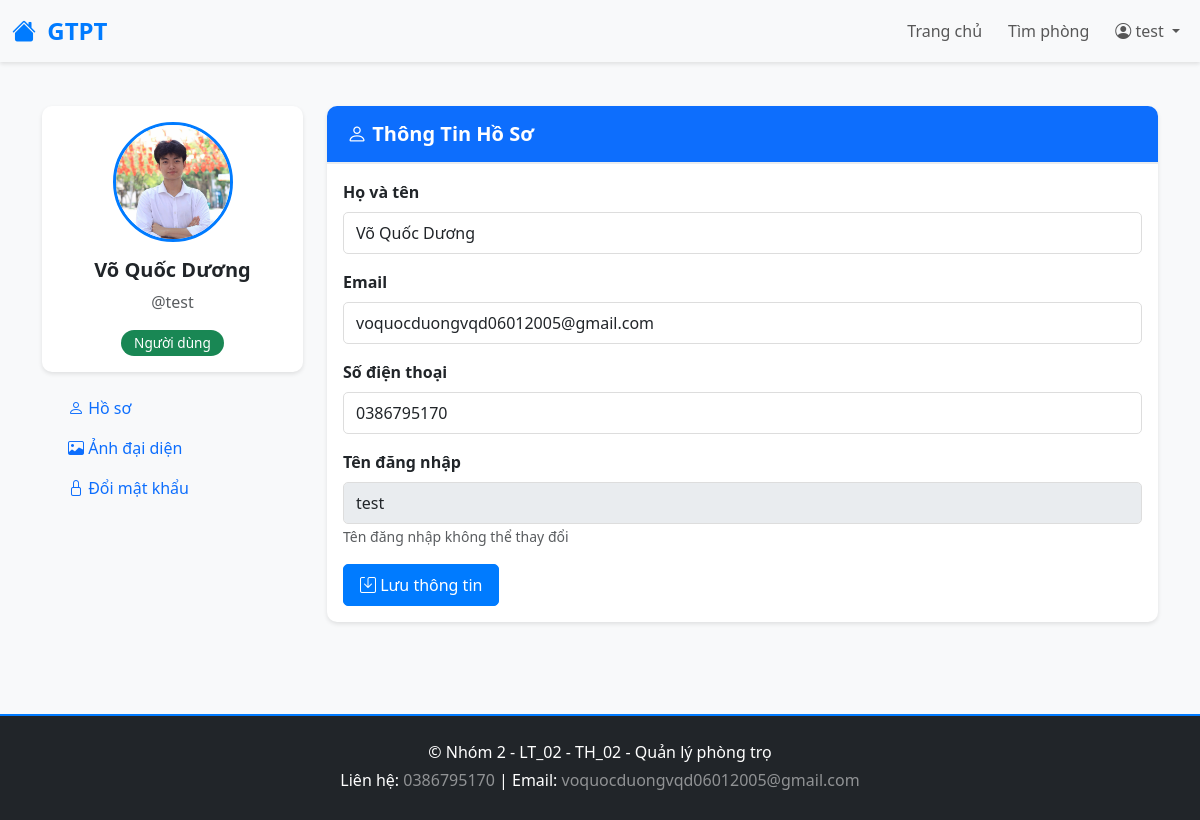
The page /user/profile.php (signed in) on the database its author committed.
### tables this page shows
CREATE TABLE `users` (
  `ID` int(10) NOT NULL,
  `Name` varchar(255) NOT NULL,
  `Username` varchar(255) NOT NULL,
  `Email` varchar(255) NOT NULL,
  `Password` varchar(255) NOT NULL,
  `Role` int(11) NOT NULL,
  `Phone` varchar(255) NOT NULL,
  `Avatar` varchar(255) NOT NULL
);

### user/profile.php (the view, shortened to what this page needs)
<?php
include '../config/connect.php';
$user_id = $_SESSION['user_id'];
try {
    $sql = "SELECT * FROM users WHERE id = ?";
    $stmt = $conn->prepare($sql);
    $stmt->execute([$user_id]);
    $user = $stmt->fetch();
} catch (PDOException $e) {
    die("Lỗi: " . $e->getMessage());
}
?>
<?php include '../includes/header.php'; ?>
<div class="container py-4">
    <div class="row">
        <div class="col-md-3">
            <div class="card shadow-sm" style="border-radius: 10px; overflow: hidden;">
                <div class="card-body text-center">
                    <div class="mb-3">
                        <?php if (!empty($user['Avatar']) && file_exists('../' . $user['Avatar'])): ?>
                            <img
                                src="<?php echo('../' . $user['Avatar']); ?>"
                                alt="Avatar"
                                class="rounded-circle"
                                style="width: 120px; height: 120px; object-fit: cover; border: 3px solid #007bff;"
                            >
                        <?php else: ?>
                            <i class="bi bi-person-circle" style="font-size: 5rem; color: #007bff;"></i>
                        <?php endif; ?>
                    </div>
                    <h5 class="fw-bold"><?php echo htmlspecialchars($user['Name']); ?></h5>
                    <p class="text-muted">@<?php echo htmlspecialchars($user['Username']); ?></p>
                    <?php if ($user['Role'] == 1): ?>
                        <span class="badge bg-danger">Admin</span>
                    <?php else: ?>
                        <span class="badge bg-success">Người dùng</span>
                    <?php endif; ?>
                </div>
            </div>
            <nav class="nav flex-column mt-3">
                <a class="nav-link active" href="#profile" data-bs-toggle="tab">
                    <i class="bi bi-person"></i> Hồ sơ
                </a>
                <a class="nav-link" href="#avatar" data-bs-toggle="tab">
                    <i class="bi bi-image"></i> Ảnh đại diện
                </a>
                <a class="nav-link" href="#password" data-bs-toggle="tab">
                    <i class="bi bi-lock"></i> Đổi mật khẩu
                </a>
            </nav>
        </div>
        <div class="col-md-9">
            <div class="tab-content">
                <div class="tab-pane fade show active" id="profile">
                    <div class="card shadow-sm" style="border-radius: 10px;">
                        <div class="card-header bg-primary text-white" style="border-radius: 10px 10px 0 0;">
                            <h5 class="mb-0 fw-bold"><i class="bi bi-person"></i> Thông Tin Hồ Sơ</h5>
                        </div>
                        <div class="card-body">
                            <form method="POST">
                                <div class="mb-3">
                                    <label for="name" class="form-label fw-bold">Họ và tên</label>
                                    <input
                                        type="text"
                                        class="form-control"
                                        id="name"
                                        name="name"
                                        value="<?php echo htmlspecialchars($user['Name']); ?>"
                                        required
                                    >
                                </div>
                                <div class="mb-3">
                                    <label for="email" class="form-label fw-bold">Email</label>
                                    <input
                                        type="email"
                                        class="form-control"
                                        id="email"
                                        name="email"
                                        value="<?php echo htmlspecialchars($user['Email']); ?>"
                                        required
                                    >
                                </div>
                                <div class="mb-3">
                                    <label for="phone" class="form-label fw-bold">Số điện thoại</label>
                                    <input
                                        type="tel"
                                        class="form-control"
                                        id="phone"
                                        name="phone"
                                        value="<?php echo htmlspecialchars($user['Phone'] ?? ''); ?>"
                                    >
                                </div>
                                <div class="mb-3">
                                    <label for="username" class="form-label fw-bold">Tên đăng nhập</label>
                                    <input
                                        type="text"
                                        class="form-control"
                                        id="username"
                                        name="username"
                                        value="<?php echo htmlspecialchars($user['Username']); ?>"
                                        disabled
                                    >
                                    <small class="text-muted">Tên đăng nhập không thể thay đổi</small>
                                </div>
                                <button type="submit" class="btn btn-primary">
                                    <i class="bi bi-save"></i> Lưu thông tin
                                </button>
                            </form>
                        </div>
                    </div>
                </div>
            </div>
        </div>
    </div>
</div>
<?php include '../includes/footer.php'; ?>

### assets/css/style.css (style rules this page uses)
:root { --primary-color: #007bff; --secondary-color: #6c757d; --success-color: #28a745; --danger-color: #dc3545; --warning-color: #ffc107; --info-color: #17a2b8; }
* { margin: 0; padding: 0; box-sizing: border-box; }
body { font-family: 'Segoe UI', Tahoma, Geneva, Verdana, sans-serif; background-color: #f8f9fa; color: #333; }
.nav-link { margin-left: 10px; transition: color 0.3s ease; }
.card { border: none; transition: transform 0.3s ease, box-shadow 0.3s ease; }
.card-header { border-bottom: 2px solid #e9ecef; padding: 1rem 1.25rem; }
.btn { border-radius: 5px; padding: 0.5rem 1rem; transition: all 0.3s ease; font-weight: 500; }
.btn-primary { background-color: var(--primary-color); border-color: var(--primary-color); }
.form-control, .form-select { border-radius: 5px; border: 1px solid #ddd; padding: 0.5rem 0.75rem; transition: border-color 0.3s ease, box-shadow 0.3s ease; }
.badge { border-radius: 20px; padding: 0.4rem 0.8rem; font-size: 0.85rem; font-weight: 500; }
.shadow-sm { box-shadow: 0 2px 4px rgba(0, 0, 0, 0.1) !important; }
.fw-bold { font-weight: 600; }
.text-muted { color: #6c757d; }

### includes/header.php (style rules this page uses)
:root { --primary-color: #007bff; --secondary-color: #6c757d; --success-color: #28a745; --danger-color: #dc3545; }
body { font-family: 'Segoe UI', Tahoma, Geneva, Verdana, sans-serif; margin: 0; padding: 0; }
.nav-link { margin-left: 10px; transition: color 0.3s; }

### rows shown on the page
users: Avatar (picture), Name "Võ Quốc Dương", Username "test", name "Võ Quốc Dương", email "voquocduongvqd06012005@gmail.com", phone "0386795170", username "test"

### other values the page prints
$_SESSION['username'] "test"
